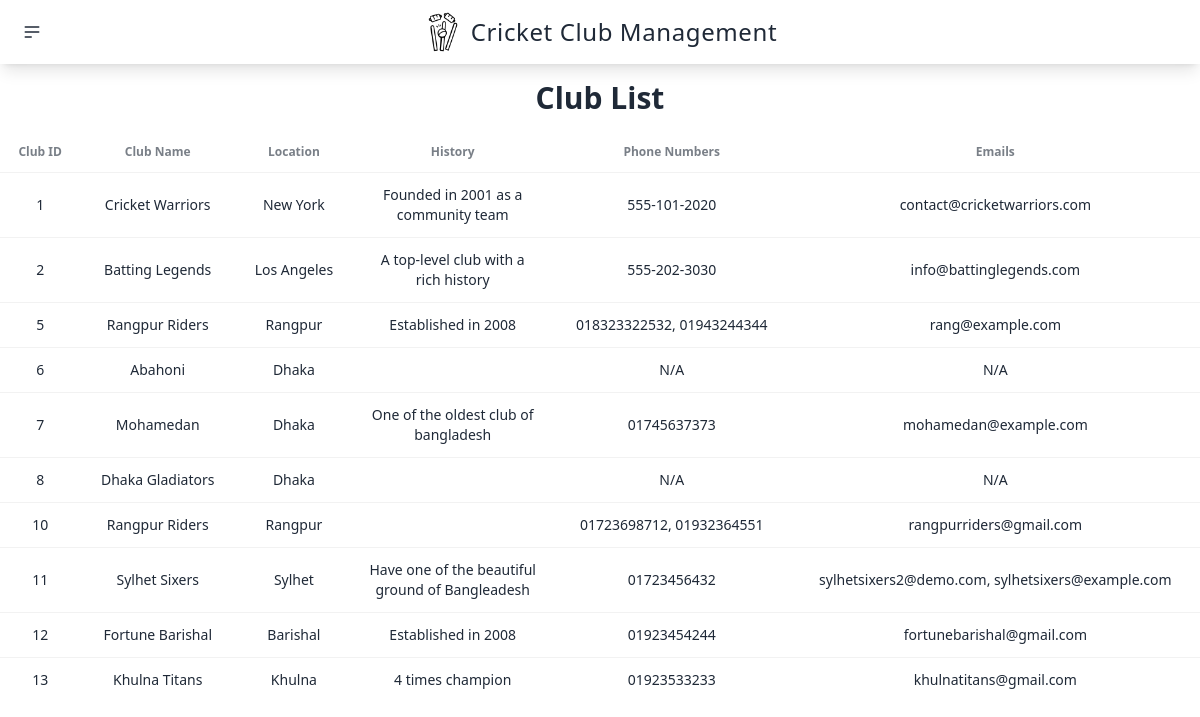
Page /User-Site/display-club.php on the committed database.
### tables this page shows
CREATE TABLE `club` (
  `club_id` int(11) NOT NULL,
  `club_name` varchar(100) DEFAULT NULL,
  `location` varchar(100) DEFAULT NULL,
  `history` text DEFAULT NULL
);

### User-Site/display-club.php (the view, shortened to what this page needs)
<?php
include '../connect.php'; ?>
<!DOCTYPE html>
<html lang="en">
<head>
    <link href="https://cdn.jsdelivr.net/npm/daisyui@4.12.14/dist/full.min.css" rel="stylesheet" type="text/css" />
    <script src="https://cdn.tailwindcss.com"></script>
</head>
<?php include('partials/header.php'); ?>
<body>
    <div>
        <p class="text-center text-3xl font-bold m-4">Club List</p>
    </div>
    <div class="overflow-x-auto">
        <table class="table">
            <thead>
                <tr>
                    <th class="text-center">Club ID</th>
                    <th class="text-center">Club Name</th>
                    <th class="text-center">Location</th>
                    <th class="w-1/6 text-center">History</th>
                    <th class="text-center">Phone Numbers</th>
                    <th class="text-center">Emails</th>
                </tr>
            </thead>
            <tbody>
                <?php
                $sql = "SELECT
                            club.club_id,
                            club.club_name,
                            club.location,
                            club.history,
                            GROUP_CONCAT(DISTINCT club_phone_number.phone_number SEPARATOR ', ') AS phone_numbers,
                            GROUP_CONCAT(DISTINCT club_email.email SEPARATOR ', ') AS emails
                        FROM club
                        LEFT JOIN club_phone_number ON club.club_id = club_phone_number.club_id
                        LEFT JOIN club_email ON club.club_id = club_email.club_id
                        GROUP BY club.club_id";
                $result = mysqli_query($conn, $sql);
                if ($result) {
                    while ($row = mysqli_fetch_array($result)) {
                        $club_id = $row['club_id'];
                        $club_name = $row['club_name'];
                        $location = $row['location'];
                        $history = $row['history'];
                        $phone_numbers = $row['phone_numbers'] ?? 'N/A';
                        $emails = $row['emails'] ?? 'N/A';
                        echo '<tr>
                            <td class="text-center">' . $club_id . '</td>
                            <td class="text-center">' . $club_name . '</td>
                            <td class="text-center">' . $location . '</td>
                            <td class="text-center">' . $history . '</td>
                            <td class="text-center">' . $phone_numbers . '</td>
                            <td class="text-center">' . $emails . '</td>
                        </tr>';
                    }
                } else {
                    echo '<tr><td colspan="8" class="text-center">No data found</td></tr>';
                }
                ?>
            </tbody>
        </table>
    </div>
</body>
</html>

### rows in the picture
club: club_id "1", club_name "Cricket Warriors", location "New York", history "Founded in 2001 as a community team", phone_numbers "555-101-2020", emails "contact@cricketwarriors.com"
club: club_id "2", club_name "Batting Legends", location "Los Angeles", history "A top-level club with a rich history", phone_numbers "555-202-3030", emails "info@battinglegends.com"
club: club_id "5", club_name "Rangpur Riders", location "Rangpur", history "Established in 2008", phone_numbers "018323322532, 01943244344", emails "rang@example.com"
club: club_id "6", club_name "Abahoni", location "Dhaka", phone_numbers "N/A", emails "N/A"
club: club_id "7", club_name "Mohamedan", location "Dhaka", history "One of the oldest club of bangladesh", phone_numbers "01745637373", emails "mohamedan@example.com"
club: club_id "8", club_name "Dhaka Gladiators", location "Dhaka", phone_numbers "N/A", emails "N/A"
club: club_id "10", club_name "Rangpur Riders", location "Rangpur", phone_numbers "01723698712, 01932364551", emails "rangpurriders@gmail.com"
club: club_id "11", club_name "Sylhet Sixers", location "Sylhet", history "Have one of the beautiful ground of Bangleadesh", phone_numbers "01723456432", emails "sylhetsixers2@demo.com, sylhetsixers@example.com"
club: club_id "12", club_name "Fortune Barishal", location "Barishal", history "Established in 2008", phone_numbers "01923454244", emails "fortunebarishal@gmail.com"
club: club_id "13", club_name "Khulna Titans", location "Khulna", history "4 times champion", phone_numbers "01923533233", emails "khulnatitans@gmail.com"
